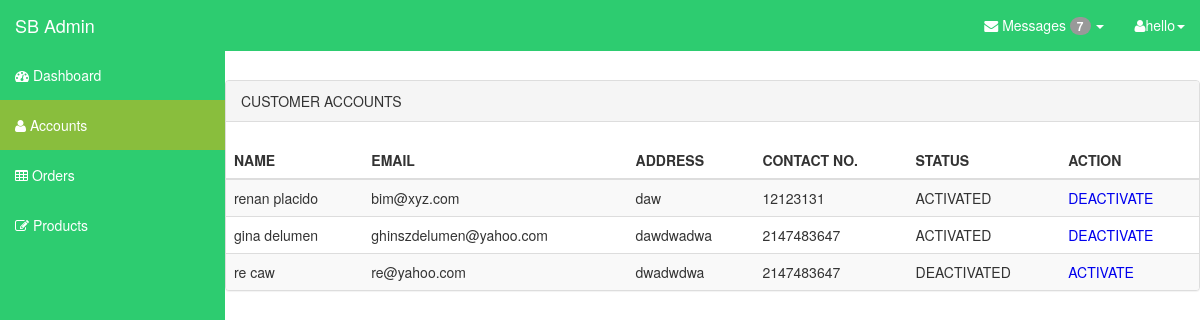
Page /sb-admin/accounts.php (signed in) on the committed database.
### tables this page shows
CREATE TABLE IF NOT EXISTS `accounts` (
  `user_id` int(11) NOT NULL AUTO_INCREMENT,
  `fname` varchar(25) NOT NULL,
  `lname` varchar(25) NOT NULL,
  `email` varchar(50) NOT NULL,
  `password` varchar(50) NOT NULL,
  `address` varchar(250) NOT NULL,
  `contact_no` int(20) NOT NULL,
  `status` int(5) NOT NULL,
  `usertype` int(10) NOT NULL,
  `codenum` text NOT NULL,
  PRIMARY KEY (`user_id`)
);

### sb-admin/accounts.php (the view, shortened to what this page needs)
<!DOCTYPE html>
<html lang="en">
  <head>
	<link href="css/no-more-tables.css" rel="stylesheet">
    <link href="css/bootstrap.css" rel="stylesheet">
    <link href="css/sb-admin.css" rel="stylesheet">
    <link rel="stylesheet" href="font-awesome/css/font-awesome.min.css">
    <link rel="stylesheet" href="http://cdn.oesmith.co.uk/morris-0.4.3.min.css">
  </head>
  <body>
    <div id="wrapper">
      <nav class="navbar navbar-inverse navbar-fixed-top" role="navigation">
        <div class="navbar-header">
          <a class="navbar-brand" href="index.php">SB Admin</a>
        </div>
        <div class="collapse navbar-collapse navbar-ex1-collapse">
           <ul class="nav navbar-nav side-nav">
            <li><a href="index.php"><i class="fa fa-dashboard"></i> Dashboard</a></li>
            <li class="active"><a href="accounts.php"><i class="fa fa-user"></i> Accounts</a></li>
            <li><a href="order.php"><i class="fa fa-table"></i> Orders</a></li>
            <li><a href="products-cms.php"><i class="fa fa-edit"></i> Products</a></li>
          </ul>
          <ul class="nav navbar-nav navbar-right navbar-user">
            <li class="dropdown messages-dropdown">
              <a href="#" class="dropdown-toggle" data-toggle="dropdown"><i class="fa fa-envelope"></i> Messages <span class="badge">7</span> <b class="caret"></b></a>
            </li>
            <li class="dropdown user-dropdown">
              <a href="#" class="dropdown-toggle" data-toggle="dropdown"><i class="fa fa-user"></i><?php echo $_SESSION['fname'];?><b class="caret"></b></a>
            </li>
          </ul>
        </div>
      </nav>
      <div id="page-wrapper">
        </div>
		<div class="panel panel-default">
                <div class="panel-heading">CUSTOMER ACCOUNTS</div>
			<br>
			<table class="table table-striped table-hover" align="center" class="table" width="80%">
			<thead class="cf">
                    <th > NAME </th>
				    <th >EMAIL </th>
                    <th >ADDRESS</th>
                    <th >CONTACT NO.</th>
					<th >STATUS </th>
                    <th >ACTION </th> </thead>
                    <?php
                         $query = "SELECT * FROM accounts WHERE usertype = 2";
                         $result = mysql_query($query);
                         while($row=  mysql_fetch_array($result)){
                            echo '<tr>';
                            echo '<td>'.$row['fname'];
							 echo ' '.$row['lname'].'</td>';
                            echo '<td>'.$row['email'].'</td>';
                            echo '<td>'.$row['address'].'</td>';
                            echo '<td>'.$row['contact_no'].'</td>';
							if($row['status']==0){
								echo '<td>'.'DEACTIVATED'.'</td>';
							}
							else{
								echo '<td>'.'ACTIVATED'.'</td>';
								}
							if($row['status']==0){
								echo '<td>'.'<a href=activated.php?id='.$row['user_id'].'>ACTIVATE</a>'.'</td>';
							}
							else{
								echo '<td>'.'<a href=deactivate.php?id='.$row['user_id'].'>DEACTIVATE</a>'.'</td>';
								}
                            echo '</tr>';
                         }
                     ?>
</table>
  </div>
</div>
  </body>
</html>

### sb-admin/css/sb-admin.css (style rules this page uses)
body { margin-top: 50px; }
#wrapper { padding-left: 0; }
#page-wrapper { width: 100%; padding: 5px 15px; }
@media (min-width:768px) { #wrapper { padding-left: 225px; } }
@media (min-width:768px) { #page-wrapper { padding: 15px 25px; } }
@media (min-width:768px) { .side-nav { margin-left: -225px; left: 225px; width: 225px; position: fixed; top: 50px; height: 100%; border-radius: 0; border: none; background-color: #2dcc70; overflow-y: auto; } }
@media (min-width:768px) { .side-nav>li>a { width: 225px; } }
@media (min-width:768px) { .navbar-collapse { padding-left: 15px !important; padding-right: 15px !important; } }

### rows in the picture
accounts: fname "renan", lname "placido", email "bim@xyz.com", address "daw", contact_no "12123131", status "ACTIVATED"
accounts: fname "gina", lname "delumen", email "ghinszdelumen@yahoo.com", address "dawdwadwa", contact_no "2147483647", status "ACTIVATED"
accounts: fname "re", lname "caw", email "re@yahoo.com", address "dwadwdwa", contact_no "2147483647", status "DEACTIVATED"

### other values in the picture
$_SESSION['fname'] "hello"
